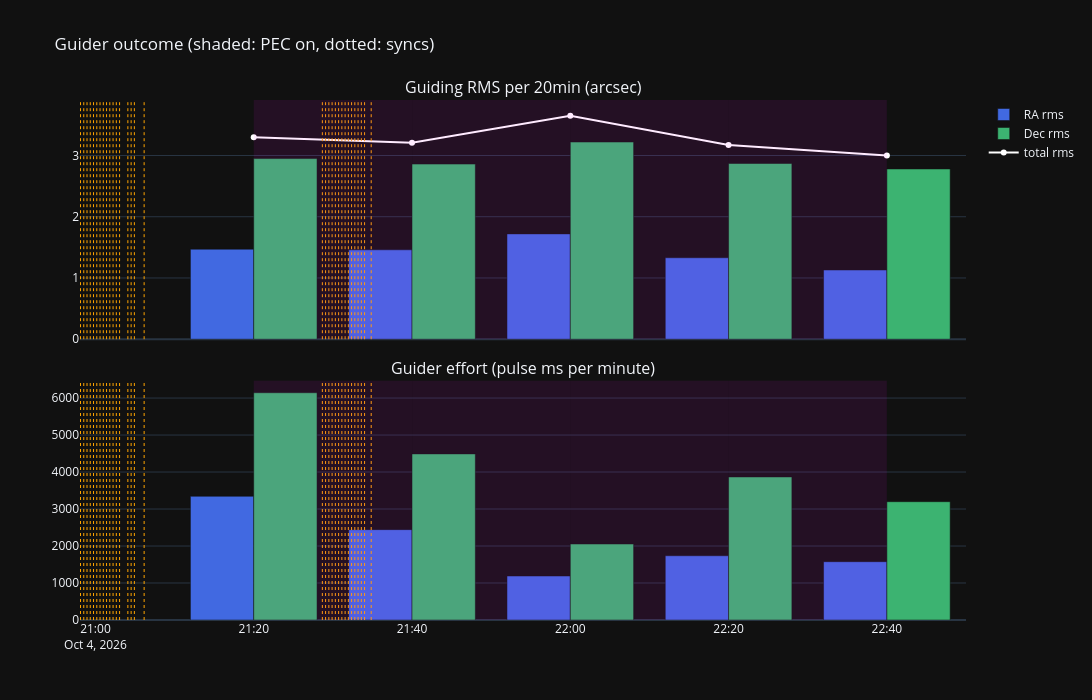

The notebook cell saved with this chart:
### Markdown cell above
## 4. What did the guider see?

PHD2's own measure of the result: RMS per time block and the guider's effort (pulse ms per minute), with PEC on vs
off. Frames just after a sync are listed separately: a sync moves the target, so PHD2 sees a step it has to guide out.

### Code cell
BLOCK = '20min'
SYNC_SETTLE = pd.Timedelta('3min')

if not PHD2_GUIDELOG:
    print("No PHD2 guide log -- skipped.")
else:
    frames, events = load_phd2_guidelog(PHD2_GUIDELOG)
    frames, events = window_df(frames, T_FROM, T_TO), window_df(events, T_FROM, T_TO)
    if frames.empty:
        print("No PHD2 guided frames inside the window")
    else:
        fr = frames.copy()
        active = df[df['pec_active'].astype(bool)] if 'pec_active' in df.columns else df
        on = pd.merge_asof(fr[['timestamp']].astype('datetime64[ns]'),
                           active[['timestamp']].astype('datetime64[ns]').assign(pec_on=True),
                           on='timestamp', direction='nearest', tolerance=pd.Timedelta('60s'))
        fr['pec_on'] = on['pec_on'].astype('boolean').fillna(False).astype(bool).values
        try:
            sync_times = window_df(load_sync_guiding_residuals(log_filenames, log_dir=LOG_DIR), T_FROM, T_TO)['timestamp']
        except ValueError:
            sync_times = pd.Series([], dtype='datetime64[ns]')
        fr['after_sync'] = False
        for t in sync_times:
            fr.loc[(fr['timestamp'] >= t) & (fr['timestamp'] < t + SYNC_SETTLE), 'after_sync'] = True

        fr['block'] = fr['timestamp'].dt.floor(BLOCK)
        g = fr.groupby('block')
        minutes = g['timestamp'].agg(lambda s: max((s.iloc[-1] - s.iloc[0]).total_seconds() / 60, 1e-9))
        lost = events[events['kind'] == 'star_lost'].groupby(events['timestamp'].dt.floor(BLOCK)).size() \
            if not events.empty else pd.Series(dtype=int)
        blocks = pd.DataFrame({
            'PEC on %': (g['pec_on'].mean() * 100).round(0),
            'RA rms "': g['ra_arcsec'].agg(rms).round(2),
            'Dec rms "': g['dec_arcsec'].agg(rms).round(2),
            'total rms "': g.apply(lambda x: rms(np.hypot(x['ra_arcsec'], x['dec_arcsec'])), include_groups=False).round(2),
            'RA pulses ms/min': (g['ra_ms'].agg(lambda s: s.abs().sum()) / minutes).round(0),
            'Dec pulses ms/min': (g['dec_ms'].agg(lambda s: s.abs().sum()) / minutes).round(0),
            'syncs': sync_times.groupby(sync_times.dt.floor(BLOCK)).size(),
            'star lost': lost,
        }).loc[minutes.index].fillna({'syncs': 0, 'star lost': 0}).astype({'syncs': int, 'star lost': int})
        display(blocks)

        rows = []
        for label, sel in (('PEC off', ~fr['pec_on']), ('PEC on', fr['pec_on'])):
            for excl, mask in (('all frames', sel), (f'not within {SYNC_SETTLE.total_seconds() / 60:.0f} min of a sync',
                                                     sel & ~fr['after_sync'])):
                x = fr[mask]
                if len(x):
                    rows.append({'PEC': label, 'frames': excl, 'n': len(x), 'RA rms "': rms(x['ra_arcsec']),
                                 'Dec rms "': rms(x['dec_arcsec']), 'total rms "': rms(np.hypot(x['ra_arcsec'], x['dec_arcsec']))})
        display(pd.DataFrame(rows).round(2))

        fig = make_subplots(rows=2, cols=1, shared_xaxes=True, vertical_spacing=0.08,
                            subplot_titles=[f'Guiding RMS per {BLOCK} (arcsec)', 'Guider effort (pulse ms per minute)'])
        for col, c in (('RA', 'royalblue'), ('Dec', 'mediumseagreen')):
            fig.add_trace(go.Bar(x=blocks.index, y=blocks[f'{col} rms "'], name=f'{col} rms', marker_color=c), row=1, col=1)
            fig.add_trace(go.Bar(x=blocks.index, y=blocks[f'{col} pulses ms/min'], name=f'{col} pulses', marker_color=c,
                                 showlegend=False), row=2, col=1)
        fig.add_trace(go.Scatter(x=blocks.index, y=blocks['total rms "'], name='total rms', mode='lines+markers',
                                 line=dict(color='white')), row=1, col=1)
        for t in sync_times:
            fig.add_vline(x=t, line=dict(color='orange', width=1, dash='dot'))
        for b in blocks.index[blocks['PEC on %'] >= 50]:
            fig.add_vrect(x0=b, x1=b + pd.Timedelta(BLOCK), fillcolor='magenta', opacity=0.08, line_width=0)
        fig.update_layout(height=700, width=1400, template=TEMPLATE, barmode='group', hovermode='x unified',
                          title='Guider outcome (shaded: PEC on, dotted: syncs)')
        fig.show()

### Figure 1 — Plotly figure (JSON) as saved in the notebook; plotly's stock layout.template omitted (floating-point values rounded to 4 significant figures)
{"data": [{"marker": {"color": "royalblue"}, "name": "RA rms", "type": "bar", "x": ["2026-10-04T21:20:00.000000000", "2026-10-04T21:40:00.000000000", "2026-10-04T22:00:00.000000000", "2026-10-04T22:20:00.000000000", "2026-10-04T22:40:00.000000000"], "xaxis": "x", "y": [1.47, 1.46, 1.72, 1.33, 1.13], "yaxis": "y"}, {"marker": {"color": "royalblue"}, "name": "RA pulses", "showlegend": false, "type": "bar", "x": ["2026-10-04T21:20:00.000000000", "2026-10-04T21:40:00.000000000", "2026-10-04T22:00:00.000000000", "2026-10-04T22:20:00.000000000", "2026-10-04T22:40:00.000000000"], "xaxis": "x2", "y": [3344.0, 2443.0, 1189.0, 1737.0, 1576.0], "yaxis": "y2"}, {"marker": {"color": "mediumseagreen"}, "name": "Dec rms", "type": "bar", "x": ["2026-10-04T21:20:00.000000000", "2026-10-04T21:40:00.000000000", "2026-10-04T22:00:00.000000000", "2026-10-04T22:20:00.000000000", "2026-10-04T22:40:00.000000000"], "xaxis": "x", "y": [2.95, 2.86, 3.22, 2.87, 2.78], "yaxis": "y"}, {"marker": {"color": "mediumseagreen"}, "name": "Dec pulses", "showlegend": false, "type": "bar", "x": ["2026-10-04T21:20:00.000000000", "2026-10-04T21:40:00.000000000", "2026-10-04T22:00:00.000000000", "2026-10-04T22:20:00.000000000", "2026-10-04T22:40:00.000000000"], "xaxis": "x2", "y": [6143.0, 4490.0, 2054.0, 3867.0, 3198.0], "yaxis": "y2"}, {"line": {"color": "white"}, "mode": "lines+markers", "name": "total rms", "type": "scatter", "x": ["2026-10-04T21:20:00.000000000", "2026-10-04T21:40:00.000000000", "2026-10-04T22:00:00.000000000", "2026-10-04T22:20:00.000000000", "2026-10-04T22:40:00.000000000"], "xaxis": "x", "y": [3.3, 3.21, 3.65, 3.17, 3.0], "yaxis": "y"}], "layout": {"annotations": [{"font": {"size": 16}, "showarrow": false, "text": "Guiding RMS per 20min (arcsec)", "x": 0.5, "xanchor": "center", "xref": "paper", "y": 1, "yanchor": "bottom", "yref": "paper"}, {"font": {"size": 16}, "showarrow": false, "text": "Guider effort (pulse ms per minute)", "x": 0.5, "xanchor": "center", "xref": "paper", "y": 0.46, "yanchor": "bottom", "yref": "paper"}], "barmode": "group", "height": 700, "hovermode": "x unified", "shapes": [{"line": {"color": "orange", "dash": "dot", "width": 1}, "type": "line", "x0": "2026-10-04T20:58:06.659000", "x1": "2026-10-04T20:58:06.659000", "xref": "x", "y0": 0, "y1": 1, "yref": "y domain"}, {"line": {"color": "orange", "dash": "dot", "width": 1}, "type": "line", "x0": "2026-10-04T20:58:06.659000", "x1": "2026-10-04T20:58:06.659000", "xref": "x2", "y0": 0, "y1": 1, "yref": "y2 domain"}, {"line": {"color": "orange", "dash": "dot", "width": 1}, "type": "line", "x0": "2026-10-04T20:58:31.296000", "x1": "2026-10-04T20:58:31.296000", "xref": "x", "y0": 0, "y1": 1, "yref": "y domain"}, {"line": {"color": "orange", "dash": "dot", "width": 1}, "type": "line", "x0": "2026-10-04T20:58:31.296000", "x1": "2026-10-04T20:58:31.296000", "xref": "x2", "y0": 0, "y1": 1, "yref": "y2 domain"}, {"line": {"color": "orange", "dash": "dot", "width": 1}, "type": "line", "x0": "2026-10-04T20:58:56.022000", "x1": "2026-10-04T20:58:56.022000", "xref": "x", "y0": 0, "y1": 1, "yref": "y domain"}, {"line": {"color": "orange", "dash": "dot", "width": 1}, "type": "line", "x0": "2026-10-04T20:58:56.022000", "x1": "2026-10-04T20:58:56.022000", "xref": "x2", "y0": 0, "y1": 1, "yref": "y2 domain"}, {"line": {"color": "orange", "dash": "dot", "width": 1}, "type": "line", "x0": "2026-10-04T20:59:20.674000", "x1": "2026-10-04T20:59:20.674000", "xref": "x", "y0": 0, "y1": 1, "yref": "y domain"}, {"line": {"color": "orange", "dash": "dot", "width": 1}, "type": "line", "x0": "2026-10-04T20:59:20.674000", "x1": "2026-10-04T20:59:20.674000", "xref": "x2", "y0": 0, "y1": 1, "yref": "y2 domain"}, {"line": {"color": "orange", "dash": "dot", "width": 1}, "type": "line", "x0": "2026-10-04T20:59:45.397000", "x1": "2026-10-04T20:59:45.397000", "xref": "x", "y0": 0, "y1": 1, "yref": "y domain"}, {"line": {"color": "orange", "dash": "dot", "width": 1}, "type": "line", "x0": "2026-10-04T20:59:45.397000", "x1": "2026-10-04T20:59:45.397000", "xref": "x2", "y0": 0, "y1": 1, "yref": "y2 domain"}, {"line": {"color": "orange", "dash": "dot", "width": 1}, "type": "line", "x0": "2026-10-04T21:00:10.156000", "x1": "2026-10-04T21:00:10.156000", "xref": "x", "y0": 0, "y1": 1, "yref": "y domain"}, {"line": {"color": "orange", "dash": "dot", "width": 1}, "type": "line", "x0": "2026-10-04T21:00:10.156000", "x1": "2026-10-04T21:00:10.156000", "xref": "x2", "y0": 0, "y1": 1, "yref": "y2 domain"}, {"line": {"color": "orange", "dash": "dot", "width": 1}, "type": "line", "x0": "2026-10-04T21:00:34.834000", "x1": "2026-10-04T21:00:34.834000", "xref": "x", "y0": 0, "y1": 1, "yref": "y domain"}, {"line": {"color": "orange", "dash": "dot", "width": 1}, "type": "line", "x0": "2026-10-04T21:00:34.834000", "x1": "2026-10-04T21:00:34.834000", "xref": "x2", "y0": 0, "y1": 1, "yref": "y2 domain"}, {"line": {"color": "orange", "dash": "dot", "width": 1}, "type": "line", "x0": "2026-10-04T21:00:59.516000", "x1": "2026-10-04T21:00:59.516000", "xref": "x", "y0": 0, "y1": 1, "yref": "y domain"}, {"line": {"color": "orange", "dash": "dot", "width": 1}, "type": "line", "x0": "2026-10-04T21:00:59.516000", "x1": "2026-10-04T21:00:59.516000", "xref": "x2", "y0": 0, "y1": 1, "yref": "y2 domain"}, {"line": {"color": "orange", "dash": "dot", "width": 1}, "type": "line", "x0": "2026-10-04T21:01:24.166000", "x1": "2026-10-04T21:01:24.166000", "xref": "x", "y0": 0, "y1": 1, "yref": "y domain"}, {"line": {"color": "orange", "dash": "dot", "width": 1}, "type": "line", "x0": "2026-10-04T21:01:24.166000", "x1": "2026-10-04T21:01:24.166000", "xref": "x2", "y0": 0, "y1": 1, "yref": "y2 domain"}, {"line": {"color": "orange", "dash": "dot", "width": 1}, "type": "line", "x0": "2026-10-04T21:01:48.806000", "x1": "2026-10-04T21:01:48.806000", "xref": "x", "y0": 0, "y1": 1, "yref": "y domain"}, {"line": {"color": "orange", "dash": "dot", "width": 1}, "type": "line", "x0": "2026-10-04T21:01:48.806000", "x1": "2026-10-04T21:01:48.806000", "xref": "x2", "y0": 0, "y1": 1, "yref": "y2 domain"}, {"line": {"color": "orange", "dash": "dot", "width": 1}, "type": "line", "x0": "2026-10-04T21:02:13.550000", "x1": "2026-10-04T21:02:13.550000", "xref": "x", "y0": 0, "y1": 1, "yref": "y domain"}, {"line": {"color": "orange", "dash": "dot", "width": 1}, "type": "line", "x0": "2026-10-04T21:02:13.550000", "x1": "2026-10-04T21:02:13.550000", "xref": "x2", "y0": 0, "y1": 1, "yref": "y2 domain"}, {"line": {"color": "orange", "dash": "dot", "width": 1}, "type": "line", "x0": "2026-10-04T21:02:38.262000", "x1": "2026-10-04T21:02:38.262000", "xref": "x", "y0": 0, "y1": 1, "yref": "y domain"}, {"line": {"color": "orange", "dash": "dot", "width": 1}, "type": "line", "x0": "2026-10-04T21:02:38.262000", "x1": "2026-10-04T21:02:38.262000", "xref": "x2", "y0": 0, "y1": 1, "yref": "y2 domain"}, {"line": {"color": "orange", "dash": "dot", "width": 1}, "type": "line", "x0": "2026-10-04T21:03:03.027000", "x1": "2026-10-04T21:03:03.027000", "xref": "x", "y0": 0, "y1": 1, "yref": "y domain"}, {"line": {"color": "orange", "dash": "dot", "width": 1}, "type": "line", "x0": "2026-10-04T21:03:03.027000", "x1": "2026-10-04T21:03:03.027000", "xref": "x2", "y0": 0, "y1": 1, "yref": "y2 domain"}, {"line": {"color": "orange", "dash": "dot", "width": 1}, "type": "line", "x0": "2026-10-04T21:04:05.823000", "x1": "2026-10-04T21:04:05.823000", "xref": "x", "y0": 0, "y1": 1, "yref": "y domain"}, {"line": {"color": "orange", "dash": "dot", "width": 1}, "type": "line", "x0": "2026-10-04T21:04:05.823000", "x1": "2026-10-04T21:04:05.823000", "xref": "x2", "y0": 0, "y1": 1, "yref": "y2 domain"}, {"line": {"color": "orange", "dash": "dot", "width": 1}, "type": "line", "x0": "2026-10-04T21:04:30.474000", "x1": "2026-10-04T21:04:30.474000", "xref": "x", "y0": 0, "y1": 1, "yref": "y domain"}, {"line": {"color": "orange", "dash": "dot", "width": 1}, "type": "line", "x0": "2026-10-04T21:04:30.474000", "x1": "2026-10-04T21:04:30.474000", "xref": "x2", "y0": 0, "y1": 1, "yref": "y2 domain"}, {"line": {"color": "orange", "dash": "dot", "width": 1}, "type": "line", "x0": "2026-10-04T21:04:55.064000", "x1": "2026-10-04T21:04:55.064000", "xref": "x", "y0": 0, "y1": 1, "yref": "y domain"}, {"line": {"color": "orange", "dash": "dot", "width": 1}, "type": "line", "x0": "2026-10-04T21:04:55.064000", "x1": "2026-10-04T21:04:55.064000", "xref": "x2", "y0": 0, "y1": 1, "yref": "y2 domain"}, {"line": {"color": "orange", "dash": "dot", "width": 1}, "type": "line", "x0": "2026-10-04T21:06:09.036000", "x1": "2026-10-04T21:06:09.036000", "xref": "x", "y0": 0, "y1": 1, "yref": "y domain"}, {"line": {"color": "orange", "dash": "dot", "width": 1}, "type": "line", "x0": "2026-10-04T21:06:09.036000", "x1": "2026-10-04T21:06:09.036000", "xref": "x2", "y0": 0, "y1": 1, "yref": "y2 domain"}, {"line": {"color": "orange", "dash": "dot", "width": 1}, "type": "line", "x0": "2026-10-04T21:28:40.194000", "x1": "2026-10-04T21:28:40.194000", "xref": "x", "y0": 0, "y1": 1, "yref": "y domain"}, {"line": {"color": "orange", "dash": "dot", "width": 1}, "type": "line", "x0": "2026-10-04T21:28:40.194000", "x1": "2026-10-04T21:28:40.194000", "xref": "x2", "y0": 0, "y1": 1, "yref": "y2 domain"}, {"line": {"color": "orange", "dash": "dot", "width": 1}, "type": "line", "x0": "2026-10-04T21:29:04.736000", "x1": "2026-10-04T21:29:04.736000", "xref": "x", "y0": 0, "y1": 1, "yref": "y domain"}, {"line": {"color": "orange", "dash": "dot", "width": 1}, "type": "line", "x0": "2026-10-04T21:29:04.736000", "x1": "2026-10-04T21:29:04.736000", "xref": "x2", "y0": 0, "y1": 1, "yref": "y2 domain"}, {"line": {"color": "orange", "dash": "dot", "width": 1}, "type": "line", "x0": "2026-10-04T21:29:29.489000", "x1": "2026-10-04T21:29:29.489000", "xref": "x", "y0": 0, "y1": 1, "yref": "y domain"}, {"line": {"color": "orange", "dash": "dot", "width": 1}, "type": "line", "x0": "2026-10-04T21:29:29.489000", "x1": "2026-10-04T21:29:29.489000", "xref": "x2", "y0": 0, "y1": 1, "yref": "y2 domain"}, {"line": {"color": "orange", "dash": "dot", "width": 1}, "type": "line", "x0": "2026-10-04T21:29:54.114000", "x1": "2026-10-04T21:29:54.114000", "xref": "x", "y0": 0, "y1": 1, "yref": "y domain"}, {"line": {"color": "orange", "dash": "dot", "width": 1}, "type": "line", "x0": "2026-10-04T21:29:54.114000", "x1": "2026-10-04T21:29:54.114000", "xref": "x2", "y0": 0, "y1": 1, "yref": "y2 domain"}, {"line": {"color": "orange", "dash": "dot", "width": 1}, "type": "line", "x0": "2026-10-04T21:30:18.790000", "x1": "2026-10-04T21:30:18.790000", "xref": "x", "y0": 0, "y1": 1, "yref": "y domain"}, {"line": {"color": "orange", "dash": "dot", "width": 1}, "type": "line", "x0": "2026-10-04T21:30:18.790000", "x1": "2026-10-04T21:30:18.790000", "xref": "x2", "y0": 0, "y1": 1, "yref": "y2 domain"}, {"line": {"color": "orange", "dash": "dot", "width": 1}, "type": "line", "x0": "2026-10-04T21:30:43.481000", "x1": "2026-10-04T21:30:43.481000", "xref": "x", "y0": 0, "y1": 1, "yref": "y domain"}, {"line": {"color": "orange", "dash": "dot", "width": 1}, "type": "line", "x0": "2026-10-04T21:30:43.481000", "x1": "2026-10-04T21:30:43.481000", "xref": "x2", "y0": 0, "y1": 1, "yref": "y2 domain"}, {"line": {"color": "orange", "dash": "dot", "width": 1}, "type": "line", "x0": "2026-10-04T21:31:08.101000", "x1": "2026-10-04T21:31:08.101000", "xref": "x", "y0": 0, "y1": 1, "yref": "y domain"}, {"line": {"color": "orange", "dash": "dot", "width": 1}, "type": "line", "x0": "2026-10-04T21:31:08.101000", "x1": "2026-10-04T21:31:08.101000", "xref": "x2", "y0": 0, "y1": 1, "yref": "y2 domain"}, {"line": {"color": "orange", "dash": "dot", "width": 1}, "type": "line", "x0": "2026-10-04T21:31:32.742000", "x1": "2026-10-04T21:31:32.742000", "xref": "x", "y0": 0, "y1": 1, "yref": "y domain"}, {"line": {"color": "orange", "dash": "dot", "width": 1}, "type": "line", "x0": "2026-10-04T21:31:32.742000", "x1": "2026-10-04T21:31:32.742000", "xref": "x2", "y0": 0, "y1": 1, "yref": "y2 domain"}, {"line": {"color": "orange", "dash": "dot", "width": 1}, "type": "line", "x0": "2026-10-04T21:31:57.315000", "x1": "2026-10-04T21:31:57.315000", "xref": "x", "y0": 0, "y1": 1, "yref": "y domain"}, {"line": {"color": "orange", "dash": "dot", "width": 1}, "type": "line", "x0": "2026-10-04T21:31:57.315000", "x1": "2026-10-04T21:31:57.315000", "xref": "x2", "y0": 0, "y1": 1, "yref": "y2 domain"}, {"line": {"color": "orange", "dash": "dot", "width": 1}, "type": "line", "x0": "2026-10-04T21:32:21.918000", "x1": "2026-10-04T21:32:21.918000", "xref": "x", "y0": 0, "y1": 1, "yref": "y domain"}, {"line": {"color": "orange", "dash": "dot", "width": 1}, "type": "line", "x0": "2026-10-04T21:32:21.918000", "x1": "2026-10-04T21:32:21.918000", "xref": "x2", "y0": 0, "y1": 1, "yref": "y2 domain"}, {"line": {"color": "orange", "dash": "dot", "width": 1}, "type": "line", "x0": "2026-10-04T21:32:46.494000", "x1": "2026-10-04T21:32:46.494000", "xref": "x", "y0": 0, "y1": 1, "yref": "y domain"}, {"line": {"color": "orange", "dash": "dot", "width": 1}, "type": "line", "x0": "2026-10-04T21:32:46.494000", "x1": "2026-10-04T21:32:46.494000", "xref": "x2", "y0": 0, "y1": 1, "yref": "y2 domain"}, {"line": {"color": "orange", "dash": "dot", "width": 1}, "type": "line", "x0": "2026-10-04T21:33:11.116000", "x1": "2026-10-04T21:33:11.116000", "xref": "x", "y0": 0, "y1": 1, "yref": "y domain"}, {"line": {"color": "orange", "dash": "dot", "width": 1}, "type": "line", "x0": "2026-10-04T21:33:11.116000", "x1": "2026-10-04T21:33:11.116000", "xref": "x2", "y0": 0, "y1": 1, "yref": "y2 domain"}, {"line": {"color": "orange", "dash": "dot", "width": 1}, "type": "line", "x0": "2026-10-04T21:33:35.783000", "x1": "2026-10-04T21:33:35.783000", "xref": "x", "y0": 0, "y1": 1, "yref": "y domain"}, {"line": {"color": "orange", "dash": "dot", "width": 1}, "type": "line", "x0": "2026-10-04T21:33:35.783000", "x1": "2026-10-04T21:33:35.783000", "xref": "x2", "y0": 0, "y1": 1, "yref": "y2 domain"}, {"line": {"color": "orange", "dash": "dot", "width": 1}, "type": "line", "x0": "2026-10-04T21:34:00.383000", "x1": "2026-10-04T21:34:00.383000", "xref": "x", "y0": 0, "y1": 1, "yref": "y domain"}, {"line": {"color": "orange", "dash": "dot", "width": 1}, "type": "line", "x0": "2026-10-04T21:34:00.383000", "x1": "2026-10-04T21:34:00.383000", "xref": "x2", "y0": 0, "y1": 1, "yref": "y2 domain"}, {"line": {"color": "orange", "dash": "dot", "width": 1}, "type": "line", "x0": "2026-10-04T21:34:50.516000", "x1": "2026-10-04T21:34:50.516000", "xref": "x", "y0": 0, "y1": 1, "yref": "y domain"}, {"line": {"color": "orange", "dash": "dot", "width": 1}, "type": "line", "x0": "2026-10-04T21:34:50.516000", "x1": "2026-10-04T21:34:50.516000", "xref": "x2", "y0": 0, "y1": 1, "yref": "y2 domain"}, {"fillcolor": "magenta", "line": {"width": 0}, "opacity": 0.08, "type": "rect", "x0": "2026-10-04T21:20:00", "x1": "2026-10-04T21:40:00", "xref": "x", "y0": 0, "y1": 1, "yref": "y domain"}, {"fillcolor": "magenta", "line": {"width": 0}, "opacity": 0.08, "type": "rect", "x0": "2026-10-04T21:20:00", "x1": "2026-10-04T21:40:00", "xref": "x2", "y0": 0, "y1": 1, "yref": "y2 domain"}, {"fillcolor": "magenta", "line": {"width": 0}, "opacity": 0.08, "type": "rect", "x0": "2026-10-04T21:40:00", "x1": "2026-10-04T22:00:00", "xref": "x", "y0": 0, "y1": 1, "yref": "y domain"}, {"fillcolor": "magenta", "line": {"width": 0}, "opacity": 0.08, "type": "rect", "x0": "2026-10-04T21:40:00", "x1": "2026-10-04T22:00:00", "xref": "x2", "y0": 0, "y1": 1, "yref": "y2 domain"}, {"fillcolor": "magenta", "line": {"width": 0}, "opacity": 0.08, "type": "rect", "x0": "2026-10-04T22:00:00", "x1": "2026-10-04T22:20:00", "xref": "x", "y0": 0, "y1": 1, "yref": "y domain"}, {"fillcolor": "magenta", "line": {"width": 0}, "opacity": 0.08, "type": "rect", "x0": "2026-10-04T22:00:00", "x1": "2026-10-04T22:20:00", "xref": "x2", "y0": 0, "y1": 1, "yref": "y2 domain"}, {"fillcolor": "magenta", "line": {"width": 0}, "opacity": 0.08, "type": "rect", "x0": "2026-10-04T22:20:00", "x1": "2026-10-04T22:40:00", "xref": "x", "y0": 0, "y1": 1, "yref": "y domain"}, {"fillcolor": "magenta", "line": {"width": 0}, "opacity": 0.08, "type": "rect", "x0": "2026-10-04T22:20:00", "x1": "2026-10-04T22:40:00", "xref": "x2", "y0": 0, "y1": 1, "yref": "y2 domain"}], "title": {"text": "Guider outcome (shaded: PEC on, dotted: syncs)"}, "width": 1400, "xaxis": {"anchor": "y", "domain": [0, 1], "matches": "x2", "showticklabels": false}, "xaxis2": {"anchor": "y2", "domain": [0, 1]}, "yaxis": {"anchor": "x", "domain": [0.54, 1]}, "yaxis2": {"anchor": "x2", "domain": [0, 0.46]}}}
